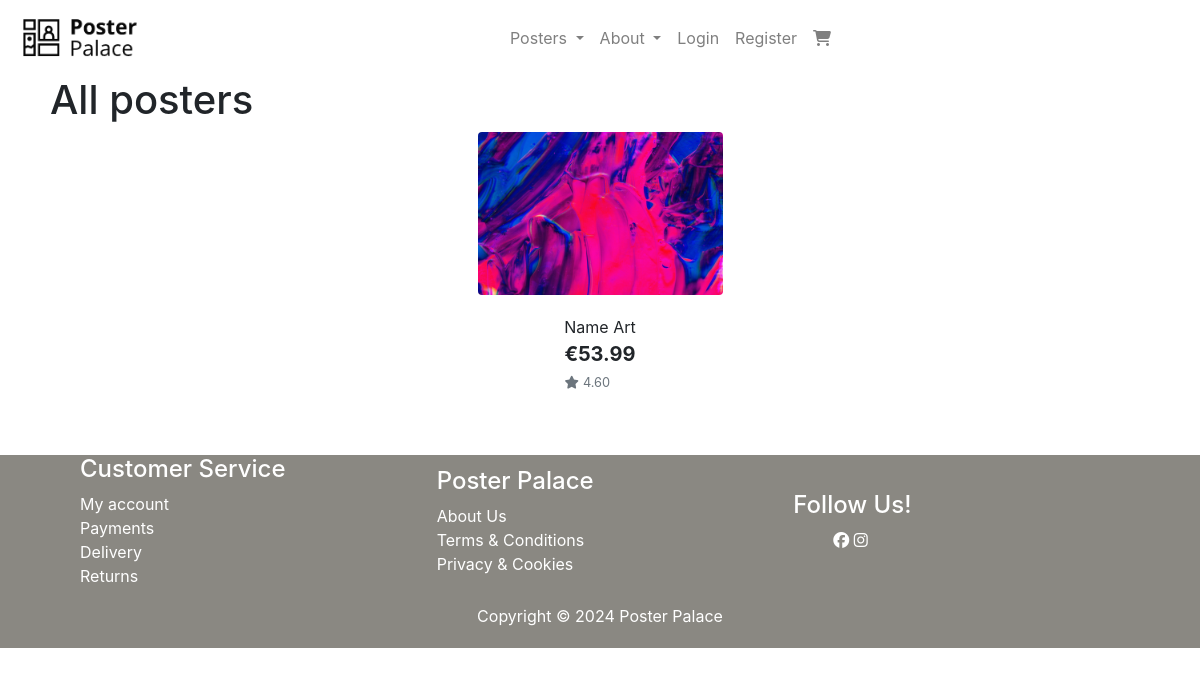
The app's page /posters/, older data.
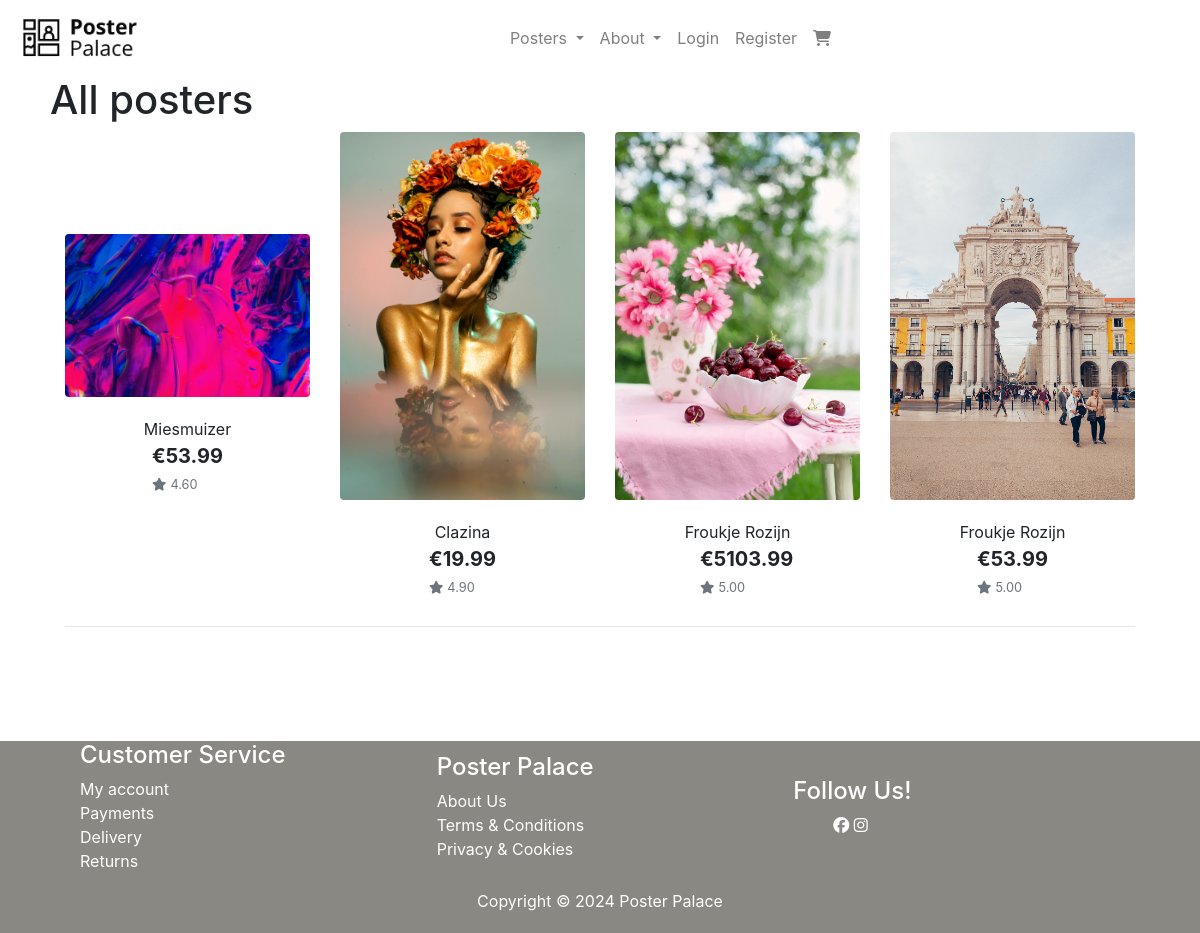
The same page, newer data.
### posters/models.py (models this page shows, shortened)
class Poster(models.Model):
    category = models.ForeignKey('Category', null=True, blank=True, on_delete=models.SET_NULL)
    sku = models.CharField(max_length=254, null=True, blank=True)
    name = models.CharField(max_length=254)
    description = models.TextField()
    has_color = models.BooleanField(default=False, blank=True, null=True)
    color_option = models.CharField(max_length=15, blank=True, default='Color', choices=COLOR_CHOICES)
    price = models.DecimalField(max_digits=6, decimal_places=2)
    rating = models.DecimalField(max_digits=6, decimal_places=2, null=True, blank=True)
    image_url = models.URLField(max_length=1024, null=True, blank=True)
    image = models.ImageField(null=True, blank=True)

### posters/views.py (the view, shortened to what this page needs)
# urls.py: path('', views.all_posters, name='posters'),
def all_posters(request):
    posters = Poster.objects.all()
    categories = None
    query = None
    context = {
        'posters': posters,
        'search_request': query,
        'current_cat': categories,
    }
    return render(request, 'posters/posters.html', context)

### posters/templates/posters/posters.html (shortened to what this page needs)
{% extends "base.html" %}
{% load static %}
{% block content %}
<section>
    <div class="containter-fluid h-100">
        <div class="">
            <h1 class="row">All posters</h1>
            <div class="row">
            {% for poster in posters %}
                <div class="col-sm-6 col-md-6 col-lg-4 col-xl-3">
                    <div class="card h-100 border-0">
                    {% if poster.image %}
                        <img id="{{ poster.sku }}" class="img-poster card-img-top img-fluid rounded" src="{{ poster.image.url }}" alt="{{ poster.name }}" onclick="myFunction('{{poster.sku}} output=raw');">
                    {% else %}
                        <a href="">
                        <img class="card-img-top img-fluid" src="" alt="{{ poster.name }}">
                        </a>
                    {% endif %}
                        <div class="card-body pb-0">
                            <p class="mb-0">{{ poster.name }}</p>
                        </div>
                        <div class="card-footer bg-white pt-0 border-0 text-left">
                            <div class="row">
                                <div class="col">
                                    <p class="lead mb-0 text-left font-weight-bold">€{{ poster.price }}</p>
                                    {% if poster.rating %}
                                        <small class="text-muted"><i class="fas fa-star mr-1"></i>{{ poster.rating }}</small>
                                    {% else %}
                                        <small class="text-muted">No Rating</small>
                                    {% endif %}
                                </div>
                            </div>
                        </div>
                    </div>
                </div>
                {% if forloop.counter|divisibleby:4 %}
                    <div class="col-12 d-none d-xl-block mb-5">
                        <hr>
                    </div>
                {% endif %}
            {% endfor %}
            </div>
        </div>
    </div>
</section>
{% endblock %}

### templates/base.html (shortened to what this page needs)
{% load static %}
<!DOCTYPE html>
<html lang="en">
<head>
    <link rel="stylesheet" href="https://cdn.jsdelivr.net/npm/bootstrap@4.0.0/dist/css/bootstrap.min.css">
    <link rel="stylesheet" href="{% static 'css/base.css' %}">
</head>
<body>
    <header>
        <nav class="navbar navbar-expand-lg navbar-light bg-white">
            <a class="navbar-brand" href="{% url 'homepage' %}">
              <img id="logo" src="/static/images/poster_palace.png" alt="poster palace logo">
            </a>
            <div class="collapse navbar-collapse" id="navbarSupportedContent">
                <ul class="navbar-nav mr-auto">
                    <li class="nav-item dropdown">
                        <a class="nav-link dropdown-toggle" href="#" id="navbarDropdown" role="button" data-toggle="dropdown" aria-haspopup="true" aria-expanded="false">
                            Posters
                        </a>
                    </li>
                    <li class="nav-item dropdown">
                      <a class="nav-link dropdown-toggle" href="#" id="navbarDropdown" role="button" data-toggle="dropdown" aria-haspopup="true" aria-expanded="false">
                          About
                      </a>
                  </li>
                {% if user.is_authenticated %}
                  <li class="nav-item">
                    <a class="nav-link" href="">My Orders</a>
                  </li>
                  <li class="nav-item">
                    <a class="nav-link" href="{% url 'account_logout' %}">Log Out</a>
                  </li>
                {% else %}
                  <li class="nav-item">
                    <a class="nav-link" href="{% url 'account_login' %}">Login</a>
                  </li>
                  <li class="nav-item">
                    <a class="nav-link text-orange" href="{% url 'account_signup' %}">Register</a>
                  </li>
                {% endif %}
                  <li class="nav-item me-3 me-lg-0">
                    <a class="nav-link" href="{% url 'view_cart' %}"><i class="fas fa-shopping-cart"></i></a>
                  </li>
                </ul>
            </div>
        </nav>
    </header>
    {% block content %}
    {% endblock %}
  <footer class="container-fluid w-100 sticky-bottom">
    <div class="row align-items">
      <div class="col">
        <h4>Customer Service</h4>
          <ul class="list-unstyled">
            <li>
              <a href="#">My account</a>
            </li>
            <li>
              <a href="#">Payments</a>
            </li>
            <li>
              <a href="#">Delivery</a>
            </li>
            <li>
              <a href="#">Returns</a>
            </li>
          </ul>
      </div>
      <div class="col">
        <h4>Poster Palace</h4>
        <ul class="list-unstyled">
          <li>
            <a href="#">About Us</a>
          </li>
          <li>
            <a href="#">Terms & Conditions</a>
          </li>
          <li>
            <a href="#">Privacy & Cookies</a>
          </li>
        </ul>
      </div>
      <div class="col">
        <h4>Follow Us!</h4>
        <ul>
          <a href="#" target="_blank"><i class="fa-brands fa-facebook"></i></a>
          <a href="#" target="_blank"><i class="fa-brands fa-instagram"></i></a>
        </ul>
      </div>
    </div>
    <div class="col-12 text-center pb-1">
      <p> Copyright &copy; <script>document.write(new Date().getFullYear())</script> Poster Palace</p>
    </div>
  </footer>
</body>
</html>

### static/css/base.css (style rules this page uses)
* { margin: auto; }
#logo { height: 50px; width: auto; }
.row { margin-right: 50px; margin-left: 50px; }
footer { background-color: #8a8882; color: white; margin-top: 50px; }
footer a { color: white; }

Row changes from the older to the newer data that the page shows:
changed Poster: name "Name Art" → "Miesmuizer"
added Poster: image (picture), name "Clazina", price "19.99", rating "4.90"
added Poster: image (picture), name "Froukje Rozijn", price "5103.99", rating "5.00"
added Poster: image (picture), name "Froukje Rozijn", price "53.99", rating "5.00"
